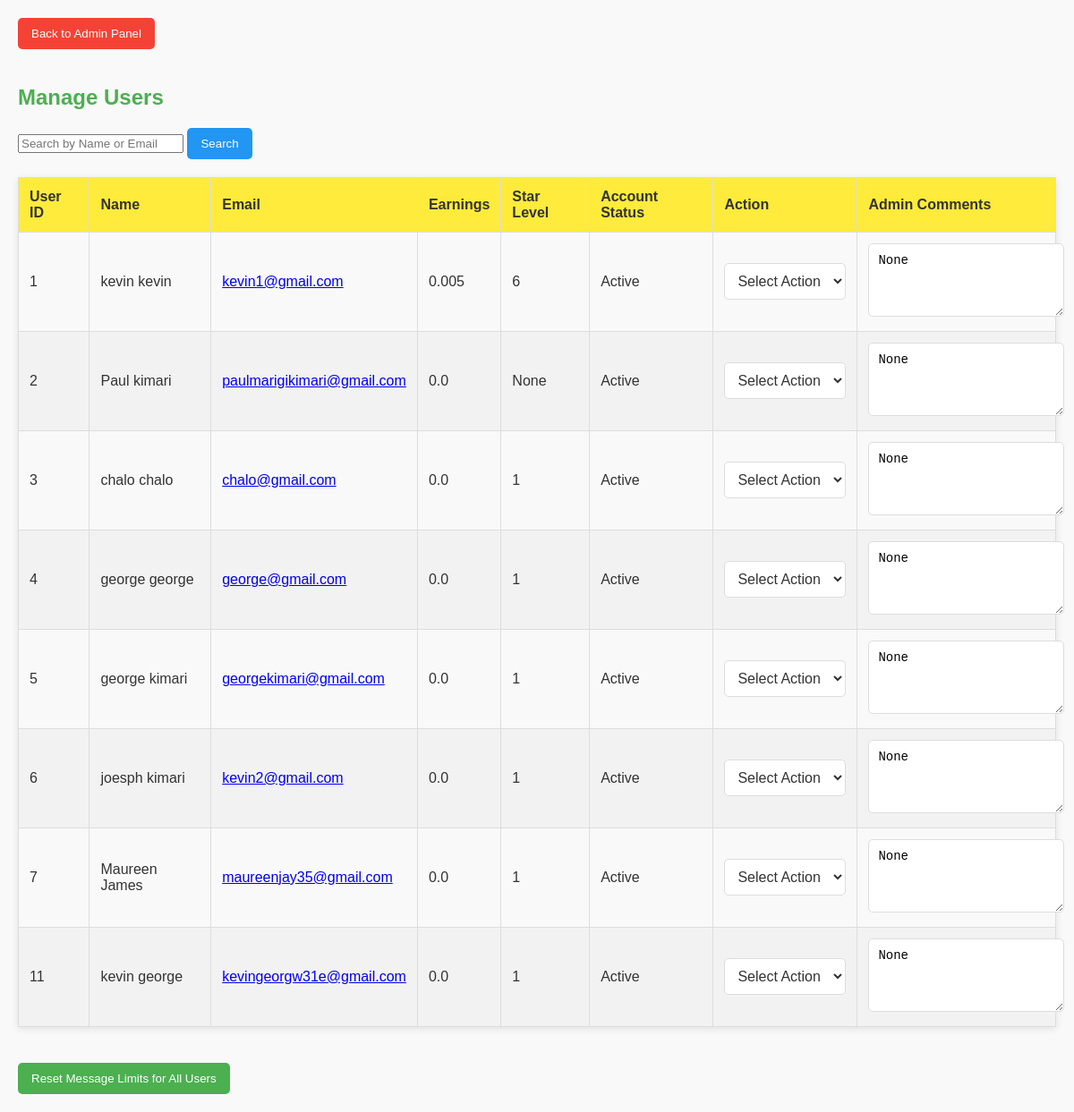
Screenshot of /admin/manage_users (signed in) with the database file from the repository.
### app.py (models this page shows, shortened)
class User(db.Model):
    __tablename__ = 'users'
    id = db.Column(db.Integer, primary_key=True, autoincrement=True)
    first_name = db.Column(db.String(50), nullable=False)
    last_name = db.Column(db.String(50), nullable=False)
    email = db.Column(db.String(100), unique=True, nullable=False)
    password = db.Column(db.String(200), nullable=False)
    reason = db.Column(db.String(50), nullable=False)
    earnings = db.Column(db.Float, default=0.0)
    experience = db.Column(db.Text, nullable=False)
    handle_info = db.Column(db.Text, nullable=False)
    gender = db.Column(db.String(10), nullable=False)
    country = db.Column(db.String(50), nullable=False)
    city = db.Column(db.String(50), nullable=False)
    zipcode = db.Column(db.String(20), nullable=False)
    address = db.Column(db.String(100), nullable=False)
    referral_code = db.Column(db.String(50), unique=True, nullable=False)
    referred_by_id = db.Column(db.Integer, db.ForeignKey('users.id'), nullable=True)
    referral_count = db.Column(db.Integer, default=0)
    is_active = db.Column(db.Boolean, default=True)
    is_admin = db.Column(db.Boolean, default=False)
    created_at = db.Column(db.DateTime, default=datetime.utcnow)
    phone = db.Column(db.String(20), nullable=False)
    is_online = db.Column(db.Boolean, default=False)
    rating = db.Column(db.Integer, default=1)
    is_suspended = db.Column(db.Boolean, default=False)
    star_level = db.Column(db.String(10))
    messages_limit = db.Column(db.Integer, default=50)
    total_earnings = db.Column(db.Float, default=0.0)
    comments = db.Column(db.Text, nullable=True)
    user_id = db.Column(db.String(15), unique=True)
    uploaded_id = db.Column(db.String(150), nullable=True)
    violation_count = db.Column(db.Integer, default=0)
    driver_license = db.Column(db.String(255))  # Stores the filename of the uploaded driver's license
    selfie = db.Column(db.String(255))  # Stores the filename of the uploaded selfieapp.config['UPLOAD_FOLDER'] = 'static/uploads'

### app.py (the view, shortened to what this page needs)
@app.route('/admin/manage_users', methods=['GET', 'POST'])
def manage_users():
    if 'admin_user_id' not in session:
        return redirect(url_for('admin_login'))
    search_query = request.form.get('search_query')
    users_query = User.query.filter_by(is_active=True)
    if search_query:
        users_query = users_query.filter(
            (User.first_name.ilike(f'%{search_query}%')) |
            (User.last_name.ilike(f'%{search_query}%')) |
            (User.email.ilike(f'%{search_query}%'))
        )
    users = users_query.all()
    return render_template('manage_users.html', users=users)

### templates/manage_users.html (shortened to what this page needs)
<!DOCTYPE html>
<html lang="en">
<head>
</head>
<body>
<button class="back-button" onclick="goToAdminPanel()">Back to Admin Panel</button>
<h2>Manage Users</h2>
<form method="POST" action="{{ url_for('manage_users') }}" style="margin-bottom: 20px;">
    <input type="text" name="search_query" placeholder="Search by Name or Email" required>
    <button type="submit" class="action-button">Search</button>
</form>
<table>
    <thead>
        <tr>
            <th>User ID</th>
            <th>Name</th>
            <th>Email</th>
            <th>Earnings</th>
            <th>Star Level</th>
            <th>Account Status</th>
            <th>Action</th>
            <th>Admin Comments</th>
        </tr>
    </thead>
    <tbody>
        {% for user in users %}
        <tr>
            <td>{{ user.id }}</td>
            <td>{{ user.first_name }} {{ user.last_name }}</td>
            <td><a href="mailto:{{ user.email }}">{{ user.email }}</a></td>
            <td>{{ user.total_earnings }}</td>
            <td>{{ user.star_level }}</td>
            <td>{{ 'Suspended' if user.is_suspended else 'Active' }}</td>
            <td>
                <select data-user-id="{{ user.id }}" onchange="handleActionChange(this, {{ user.id }})">
                    <option value="">Select Action</option>
                </select>
            </td>
            <td>
                <textarea name="comments" placeholder="Add comments">{{ user.comments }}</textarea>
            </td>
        </tr>
        {% endfor %}
    </tbody>
</table>
<form method="POST" action="{{ url_for('reset_limits') }}">
    <button type="submit" class="reset-button">Reset Message Limits for All Users</button>
</form>
</body>
</html>

### templates/manage_users.html (style rules this page uses)
body { font-family: Arial, sans-serif; background-color: #f9f9f9; margin: 20px; color: #333; }
h2 { color: #4CAF50; }
table { width: 100%; border-collapse: collapse; margin-bottom: 20px; box-shadow: 0 2px 8px rgba(0, 0, 0, 0.1); }
th, td { border: 1px solid #ddd; padding: 12px; text-align: left; }
th { background-color: #ffeb3b; color: #333; }
tr:nth-child(even) { background-color: #f2f2f2; }
.action-button { padding: 10px 15px; border: none; border-radius: 5px; color: white; cursor: pointer; background-color: #2196F3; }
.reset-button { padding: 10px 15px; border: none; border-radius: 5px; color: white; cursor: pointer; background-color: #4CAF50; margin-top: 20px; }
.back-button { padding: 10px 15px; border: none; border-radius: 5px; color: white; cursor: pointer; background-color: #f44336; margin-bottom: 20px; }
select { padding: 10px; border: 1px solid #ddd; border-radius: 5px; background-color: #fff; color: #333; font-size: 16px; transition: border-color 0.3s, background-color 0.3s; }
textarea { width: 100%; height: 60px; padding: 10px; border: 1px solid #ddd; border-radius: 5px; font-size: 14px; }

### rows the page displays
User: id "1", first_name "kevin", last_name "kevin", email "kevin1@gmail.com", total_earnings "0.005", star_level "6", is_suspended "Active", comments "None"
User: id "2", first_name "Paul", last_name "kimari", email "paulmarigikimari@gmail.com", total_earnings "0.0", star_level "None", is_suspended "Active", comments "None"
User: id "3", first_name "chalo", last_name "chalo", email "chalo@gmail.com", total_earnings "0.0", star_level "1", is_suspended "Active", comments "None"
User: id "4", first_name "george", last_name "george", email "george@gmail.com", total_earnings "0.0", star_level "1", is_suspended "Active", comments "None"
User: id "5", first_name "george", last_name "kimari", email "georgekimari@gmail.com", total_earnings "0.0", star_level "1", is_suspended "Active", comments "None"
User: id "6", first_name "joesph", last_name "kimari", email "kevin2@gmail.com", total_earnings "0.0", star_level "1", is_suspended "Active", comments "None"
User: id "7", first_name "Maureen", last_name "James", email "maureenjay35@gmail.com", total_earnings "0.0", star_level "1", is_suspended "Active", comments "None"
User: id "11", first_name "kevin", last_name "george", email "kevingeorgw31e@gmail.com", total_earnings "0.0", star_level "1", is_suspended "Active", comments "None"
